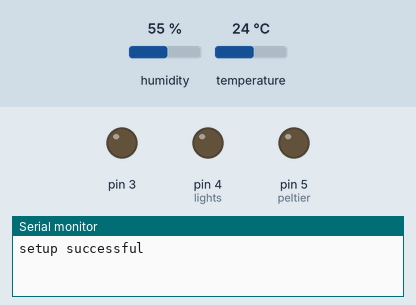
Simulated run of this sketch. Board: Arduino Uno, built with avr-gcc and run on an emulated ATmega328P. On the bench: output pins drawn as LEDs (lit = HIGH), the last lines printed to the serial monitor. The inputs (shaded band) are chosen by the test bench; at power-on: humidity 55 %, temperature 24 °C.

Above: at 4.8 s.
4.9 s: humidity set to 59 %
7.9 s: humidity set to 62 %
At 9.1 s:
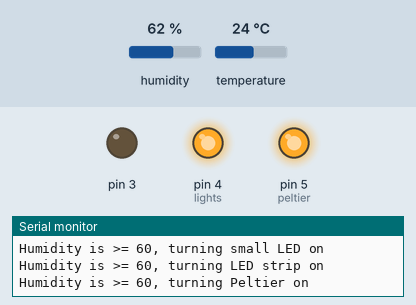
10.9 s: humidity set to 22 %
At 12.06 s:
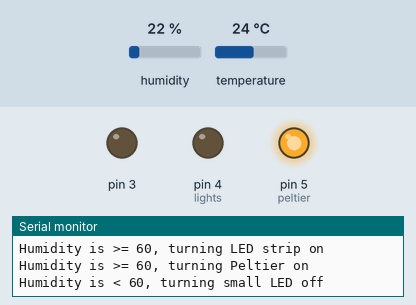
13.9 s: humidity set to 68 %
At 14.06 s:
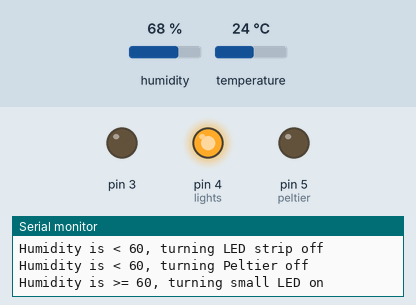
17.5 s: humidity set to 40 %
At 18.8 s:
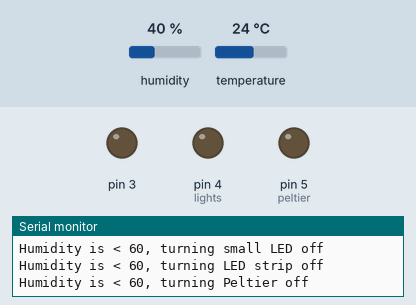
Timing chart, 0 to 20.5 s (numbered marks = the images above; inputs shaded):
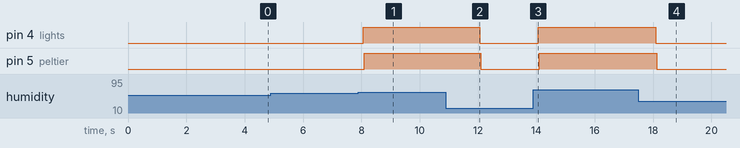

The sketch:

control_lights_by_humidity.ino
```cpp
/***************************************************
  This is an test program to verify the wiring is correct.
  If the humidity above 60% the lights and Peltier turn on.
  You can trigger this by putting a finger on the humidty sensor.

  Designed specifically to work with the SHT31-D sensor from Adafruit
  ----> https://www.adafruit.com/products/2857

  These sensors use I2C to communicate, 2 pins are required to
  interface

  Wired the SHT31-D to the Arduino following the first diagram here:
  http://cactus.io/hookups/sensors/temperature-humidity/sht31/hookup-arduino-to-sensirion-sht31-temp-humidity-sensor

  Connect the LED strip to the gate following the diagram in the Cloud-based Lab Monitor google doc:
  Power Supply - to breadboard minus rail
  Power Supply + to LED strip red wire
  LED strip black wire to gate middle pin

  The small LED does not light up because when the humidity sensor is connected, the Arduino
  does not have enough power to power it.
 ****************************************************/

#include <Arduino.h>
#include <Wire.h>
#include "Adafruit_SHT31.h"

const int lights = 4;
const int peltier = 5;
const int ledPin = LED_BUILTIN;// the number of the LED pin, this is pin 13 for the LED
const int humidityThreshold = 60.0;

int ledState = LOW;
int ledStripState = LOW;
int peltierState = LOW;

/*
  This next section defines a a subclass of the tempurature sensing
  hardware as Tempsensor which will hold the information from the last
  time the sensor was polled

*/

class Tempsensor: public Adafruit_SHT31 {
  private:
    byte readInterval;            // the time in seconds between readings
    unsigned long lastUpdate;     // to store the millis

  public:
    float temp;                   // to store the tempurature data
    float humidity;               // to store the humidity data

    /*
      Constructor, also should call the base class constructor

    */

    Tempsensor(byte seconds) {
      readInterval = seconds;
      temp = 0;
      humidity = 0;
      lastUpdate = millis();
    }

    void Update() {
      unsigned long currentMillis = millis();

      if ((currentMillis - lastUpdate) >= (readInterval * 1000)) {
        lastUpdate = millis();
        temp = readTemperature();
        humidity = readHumidity();
      }
      if (humidity > humidityThreshold) {
        if (ledState == LOW) {
          ledState = HIGH;
          Serial.println("Humidity is >= " + String(humidityThreshold) + ", turning small LED on");
          digitalWrite(ledPin, ledState);
        }
        if (ledStripState == LOW) {
          ledStripState = HIGH;
          Serial.println("Humidity is >= " + String(humidityThreshold) + ", turning LED strip on");
          digitalWrite(lights, ledStripState);
        }
        if (peltierState == LOW) {
          peltierState = HIGH;
          Serial.println("Humidity is >= " + String(humidityThreshold) + ", turning Peltier on");
          digitalWrite(peltier, peltierState);
        }
      }
      else {
        if (ledState == HIGH) {
          ledState = LOW;
          Serial.println("Humidity is < " + String(humidityThreshold) + ", turning small LED off");
          digitalWrite(ledPin, ledState);
        }
        if (ledStripState == HIGH) {
          ledStripState = LOW;
          Serial.println("Humidity is < " + String(humidityThreshold) + ", turning LED strip off");
          digitalWrite(lights, ledStripState);
        }
        if (peltierState == HIGH) {
          peltierState = LOW;
          Serial.println("Humidity is < " + String(humidityThreshold) + ", turning Peltier off");
          digitalWrite(peltier, peltierState);
        }
      }
    }

    void testprint() {
      unsigned long currentMillis = millis();

      if ((currentMillis - lastUpdate) >= (readInterval * 1000)) {
        Serial.print("Current millis() = "); Serial.println(currentMillis);
        Serial.print("Millis of last poll = "); Serial.println(lastUpdate);
        Serial.print("Temp *C = "); Serial.println(temp);
        Serial.print("Hum. % = "); Serial.println(humidity);
        Serial.println();
      }
    }

    void TestLight() {
      unsigned long currentMillis = millis();

      if ((currentMillis - lastUpdate) >= (readInterval * 1000)) {
        lastUpdate = millis();
        if (ledState == LOW) {
          ledState = HIGH;
          Serial.println("turning LED on");
        } else {
          ledState = LOW;
          Serial.println("turning LED off");
        }

        // set the LED with the ledState of the variable:
        digitalWrite(ledPin, ledState);
      }
    }
};

Tempsensor testsensor = Tempsensor(2); // initialize the sensor

void setup() {

  /*
    Set the pins which are attached to other devices to output to
    prevent a floating pin which can casues issues

  */
  pinMode(3, OUTPUT);
  pinMode(lights, OUTPUT);
  pinMode(peltier, OUTPUT);

  Serial.begin(9600);

  if (! testsensor.begin()) {   // Set to 0x45 for alternate i2c addr
    Serial.println("Couldn't find SHT31");
    while (1);
  }
  Serial.println("setup successful");
}


void loop() {

  testsensor.testprint();
  testsensor.Update();
//  testsensor.TestLight();
}
```

Measured:
- the behaviour switches between 60 and 61 % on humidity (found by bisection; images 0 and 1)
- after the input at 4.9 s, every drawn part: stays the same
- after the input at 7.9 s, pin 4 (lights): LOW → HIGH after 0.16 s; pin 5 (peltier): LOW → HIGH after 0.20 s
- after the input at 10.9 s, pin 4 (lights), pin 5 (peltier): HIGH → LOW after 1.2 s
- after the input at 13.9 s, pin 4 (lights): LOW → HIGH after 0.16 s; pin 5 (peltier): LOW → HIGH after 0.20 s
- after the input at 17.5 s, pin 4 (lights): HIGH → LOW after 0.58 s; pin 5 (peltier): HIGH → LOW after 0.62 s
